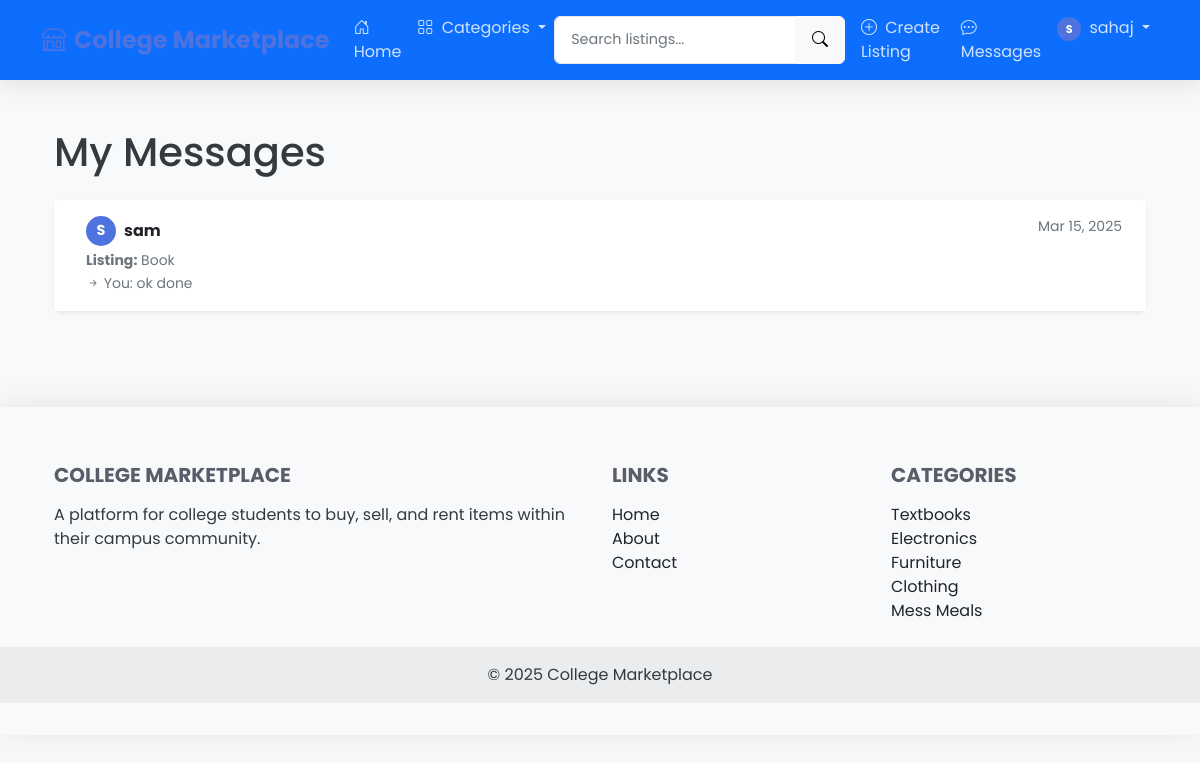
Screenshot of /messages (signed in) with the database file from the repository.
### app.py (models this page shows, shortened)
class User(UserMixin, db.Model):
    id = db.Column(db.Integer, primary_key=True)
    email = db.Column(db.String(120), unique=True, nullable=False)
    username = db.Column(db.String(80), unique=True, nullable=False)
    password_hash = db.Column(db.String(128), nullable=False)
    date_joined = db.Column(db.DateTime, default=datetime.utcnow)
    listings = db.relationship('Listing', backref='seller', lazy=True)
    sent_messages = db.relationship('Message', foreign_keys='Message.sender_id', backref='sender', lazy='dynamic')
    received_messages = db.relationship('Message', foreign_keys='Message.recipient_id', backref='recipient', lazy='dynamic')
    def unread_message_count(self):
        return self.received_messages.filter_by(read=False).count()

class Listing(db.Model):
    id = db.Column(db.Integer, primary_key=True)
    title = db.Column(db.String(100), nullable=False)
    description = db.Column(db.Text, nullable=False)
    price = db.Column(db.Float, nullable=False)
    listing_type = db.Column(db.String(10), nullable=False)  # 'buy', 'sell', 'rent'
    image_filename = db.Column(db.String(100), nullable=True)
    date_posted = db.Column(db.DateTime, default=datetime.utcnow)
    is_active = db.Column(db.Boolean, default=True)
    user_id = db.Column(db.Integer, db.ForeignKey('user.id'), nullable=False)
    category_id = db.Column(db.Integer, db.ForeignKey('category.id'), nullable=False)
    messages = db.relationship('Message', backref='listing', lazy='dynamic', cascade='all, delete-orphan')

class Message(db.Model):
    id = db.Column(db.Integer, primary_key=True)
    content = db.Column(db.Text, nullable=False)
    timestamp = db.Column(db.DateTime, default=datetime.utcnow, nullable=False)
    read = db.Column(db.Boolean, default=False)
    sender_id = db.Column(db.Integer, db.ForeignKey('user.id'), nullable=False)
    recipient_id = db.Column(db.Integer, db.ForeignKey('user.id'), nullable=False)
    listing_id = db.Column(db.Integer, db.ForeignKey('listing.id'), nullable=False)

class Category(db.Model):
    id = db.Column(db.Integer, primary_key=True)
    name = db.Column(db.String(50), unique=True, nullable=False)
    listings = db.relationship('Listing', backref='category', lazy=True)

### app.py (the view, shortened to what this page needs)
@app.route('/messages')
@login_required
def messages():
    sent_messages = db.session.query(Message.recipient_id, Message.listing_id).filter(Message.sender_id == current_user.id).distinct().all()
    received_messages = db.session.query(Message.sender_id, Message.listing_id).filter(Message.recipient_id == current_user.id).distinct().all()
    conversations = []
    for recipient_id, listing_id in sent_messages:
        recipient = User.query.get(recipient_id)
        listing = Listing.query.get(listing_id)
        if recipient and listing:
            latest_message = Message.query.filter(
                ((Message.sender_id == current_user.id) & (Message.recipient_id == recipient_id)) |
                ((Message.sender_id == recipient_id) & (Message.recipient_id == current_user.id))
            ).filter(Message.listing_id == listing_id).order_by(Message.timestamp.desc()).first()
            if not any(c['user'].id == recipient.id and c['listing'].id == listing.id for c in conversations):
                conversations.append({
                    'user': recipient,
                    'listing': listing,
                    'latest_message': latest_message,
                    'unread_count': 0  # We sent these, so they're not unread for us
                })
    for sender_id, listing_id in received_messages:
        sender = User.query.get(sender_id)
        listing = Listing.query.get(listing_id)
        if sender and listing:
            latest_message = Message.query.filter(
                ((Message.sender_id == current_user.id) & (Message.recipient_id == sender_id)) |
                ((Message.sender_id == sender_id) & (Message.recipient_id == current_user.id))
            ).filter(Message.listing_id == listing_id).order_by(Message.timestamp.desc()).first()
            unread_count = Message.query.filter_by(
                sender_id=sender_id,
                recipient_id=current_user.id,
                listing_id=listing_id,
                read=False
            ).count()
            existing_conv = next((c for c in conversations if c['user'].id == sender.id and c['listing'].id == listing.id), None)
            if existing_conv:
                existing_conv['unread_count'] = unread_count
    conversations.sort(key=lambda x: x['latest_message'].timestamp if x['latest_message'] else datetime.min, reverse=True)
    return render_template('messages.html', conversations=conversations)

### app.py (called while the page is built)
@login_manager.user_loader
def load_user(user_id):
    return User.query.get(int(user_id))

@app.context_processor
def inject_categories():
    categories = Category.query.all()
    return dict(categories=categories)

### templates/messages.html (shortened to what this page needs)
{% extends "base.html" %}
{% block content %}
<div class="container py-4">
    <div class="row">
        <div class="col-md-12">
            <h1 class="mb-4">My Messages</h1>
            {% if conversations %}
                <div class="card shadow-sm">
                    <div class="list-group list-group-flush">
                        {% for conversation in conversations %}
                            <a href="{{ url_for('conversation', user_id=conversation['user'].id, listing_id=conversation['listing'].id) }}" class="list-group-item list-group-item-action d-flex justify-content-between align-items-start py-3 px-4">
                                <div class="ms-2 me-auto">
                                    <div class="d-flex align-items-center mb-1">
                                        <div class="avatar me-2">{{ conversation['user'].username[0]|upper }}</div>
                                        <div class="fw-bold">{{ conversation['user'].username }}</div>
                                    </div>
                                    <div class="text-muted small">
                                        <strong>Listing:</strong> {{ conversation['listing'].title }}
                                    </div>
                                    <div class="text-truncate" style="max-width: 500px;">
                                        {% if conversation['latest_message'] %}
                                            <small class="text-muted">
                                                {% if conversation['latest_message'].sender_id == current_user.id %}
                                                    <i class="bi bi-arrow-right-short"></i> You:
                                                {% else %}
                                                    <i class="bi bi-arrow-left-short"></i> {{ conversation['user'].username }}:
                                                {% endif %}
                                                {{ conversation['latest_message'].content }}
                                            </small>
                                        {% endif %}
                                    </div>
                                </div>
                                <small class="text-muted">
                                    {% if conversation['latest_message'] %}
                                        {{ conversation['latest_message'].timestamp.strftime('%b %d, %Y') }}
                                    {% endif %}
                                </small>
                            </a>
                        {% endfor %}
                    </div>
                </div>
            {% else %}
                <div class="alert alert-info">
                    <i class="bi bi-info-circle me-2"></i> You don't have any messages yet.
                    <a href="{{ url_for('home') }}" class="alert-link">Browse listings</a> to find items you're interested in and message the sellers.
                </div>
            {% endif %}
        </div>
    </div>
</div>
{% endblock %}

### templates/base.html (shortened to what this page needs)
<!DOCTYPE html>
<html lang="en">
<head>
    <link href="https://cdn.jsdelivr.net/npm/bootstrap@5.1.0/dist/css/bootstrap.min.css" rel="stylesheet">
    <link rel="stylesheet" href="https://cdn.jsdelivr.net/npm/bootstrap-icons@1.5.0/font/bootstrap-icons.css">
    <link rel="stylesheet" href="{{ url_for('static', filename='css/style.css') }}">
</head>
<body>
    <nav class="navbar navbar-expand-lg navbar-dark bg-primary sticky-top">
        <div class="container">
            <a class="navbar-brand" href="{{ url_for('home') }}">
                <i class="bi bi-shop me-2"></i>College Marketplace
            </a>
            <div class="collapse navbar-collapse" id="navbarNav">
                <ul class="navbar-nav me-auto">
                    <li class="nav-item">
                        <a class="nav-link" href="{{ url_for('home') }}">
                            <i class="bi bi-house-door me-1"></i> Home
                        </a>
                    </li>
                    <li class="nav-item dropdown">
                        <a class="nav-link dropdown-toggle" href="#" id="categoriesDropdown" role="button" data-bs-toggle="dropdown" aria-expanded="false">
                            <i class="bi bi-grid me-1"></i> Categories
                        </a>
                    </li>
                </ul>
                <form class="d-flex me-2" action="{{ url_for('search') }}" method="get">
                    <div class="input-group">
                        <input class="form-control" type="search" name="query" placeholder="Search listings..." aria-label="Search">
                        <button class="btn btn-light" type="submit"><i class="bi bi-search"></i></button>
                    </div>
                </form>
                <ul class="navbar-nav">
                    {% if current_user.is_authenticated %}
                        <li class="nav-item">
                            <a class="nav-link" href="{{ url_for('create_listing') }}">
                                <i class="bi bi-plus-circle me-1"></i> Create Listing
                            </a>
                        </li>
                        <li class="nav-item">
                            <a class="nav-link" href="{{ url_for('messages') }}">
                                <i class="bi bi-chat-dots me-1"></i> Messages
                            </a>
                        </li>
                        <li class="nav-item dropdown">
                            <a class="nav-link dropdown-toggle" href="#" id="userDropdown" role="button" data-bs-toggle="dropdown" aria-expanded="false">
                                <div class="avatar d-inline-flex me-1" style="width: 24px; height: 24px; font-size: 0.7rem;">{{ current_user.username[0]|upper }}</div>
                                {{ current_user.username }}
                            </a>
                        </li>
                    {% endif %}
                </ul>
            </div>
        </div>
    </nav>
    <div class="container mt-4">
        {% block content %}{% endblock %}
    </div>
    <footer class="bg-light text-center text-lg-start mt-5">
        <div class="container p-4">
            <div class="row">
                <div class="col-lg-6 col-md-12 mb-4 mb-md-0">
                    <h5 class="text-uppercase">College Marketplace</h5>
                    <p>
                        A platform for college students to buy, sell, and rent items within their campus community.
                    </p>
                </div>
                <div class="col-lg-3 col-md-6 mb-4 mb-md-0">
                    <h5 class="text-uppercase">Links</h5>
                    <ul class="list-unstyled mb-0">
                        <li><a href="{{ url_for('home') }}" class="text-dark">Home</a></li>
                        <li><a href="#" class="text-dark">About</a></li>
                        <li><a href="#" class="text-dark">Contact</a></li>
                    </ul>
                </div>
                <div class="col-lg-3 col-md-6 mb-4 mb-md-0">
                    <h5 class="text-uppercase">Categories</h5>
                    <ul class="list-unstyled mb-0">
                        {% for category in categories[:5] %}
                            <li><a href="{{ url_for('category', category_id=category.id) }}" class="text-dark">{{ category.name }}</a></li>
                        {% endfor %}
                    </ul>
                </div>
            </div>
        </div>
        <div class="text-center p-3" style="background-color: rgba(0, 0, 0, 0.05);">
            © 2025 College Marketplace
        </div>
    </footer>
</body>
</html>

### static/css/style.css (style rules this page uses)
.avatar { width: 36px; height: 36px; border-radius: 50%; background-color: var(--primary-color); color: white; display: flex; align-items: center; justify-content: center; font-weight: 600; }
body { min-height: 100vh; display: flex; flex-direction: column; font-family: 'Poppins', -apple-system, BlinkMacSystemFont, 'Segoe UI', Roboto, Oxygen, Ubuntu, Cantarell, 'Open Sans', 'Helvetica Neue', sans-serif; background-color: #f8f9fa; color: #343a40; }
footer { margin-top: auto; }
:root { --primary-color: #4e73df; --secondary-color: #6c757d; --success-color: #1cc88a; --info-color: #36b9cc; --warning-color: #f6c23e; --danger-color: #e74a3b; --light-color: #f8f9fa; --dark-color: #5a5c69; }
.navbar { box-shadow: 0 0.15rem 1.75rem 0 rgba(58, 59, 69, 0.15); }
.navbar-brand { font-weight: 700; font-size: 1.5rem; color: var(--primary-color) !important; }
.navbar-dark .navbar-nav .nav-link { color: rgba(255, 255, 255, 0.8); }
.card { border: none; border-radius: 0.5rem; box-shadow: 0 0.15rem 1.75rem 0 rgba(58, 59, 69, 0.1); transition: transform 0.3s ease, box-shadow 0.3s ease; margin-bottom: 1.5rem; }
.form-control, .form-select { border-radius: 0.375rem; border: 1px solid #e3e6f0; padding: 0.75rem 1rem; font-size: 0.9rem; transition: border-color 0.15s ease-in-out, box-shadow 0.15s ease-in-out; }
.btn { border-radius: 0.375rem; padding: 0.5rem 1rem; font-weight: 600; transition: all 0.2s ease; }
.avatar { width: 30px; height: 30px; border-radius: 50%; background-color: var(--primary-color); color: #fff; display: flex; align-items: center; justify-content: center; font-weight: bold; margin-right: 8px; font-size: 0.9rem; }
footer { background-color: #fff; box-shadow: 0 -0.15rem 1.75rem 0 rgba(58, 59, 69, 0.1); padding: 2rem 0; }
footer h5 { font-weight: 700; margin-bottom: 1rem; color: var(--dark-color); }
footer a { color: var(--primary-color); text-decoration: none; }

### rows the page displays
User: username "S", username "sahaj"
User: user "S", user.username "sam"
Listing: listing "Book"
Message: latest_message.content "ok done", latest_message.timestamp "Mar 15, 2025"
Category: name "Textbooks"
Category: name "Electronics"
Category: name "Furniture"
Category: name "Clothing"
Category: name "Mess Meals"
